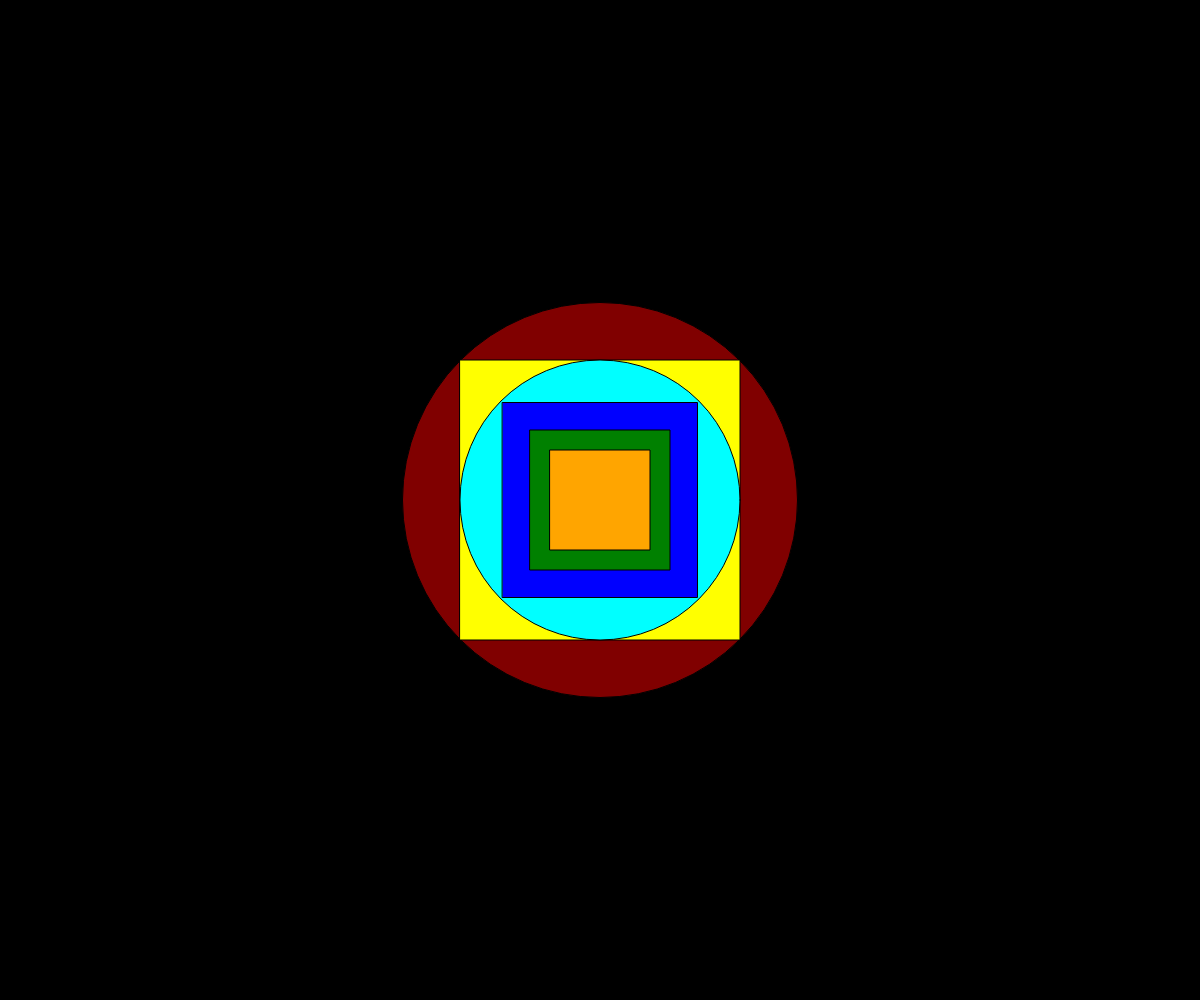
Frame 1 (no input)
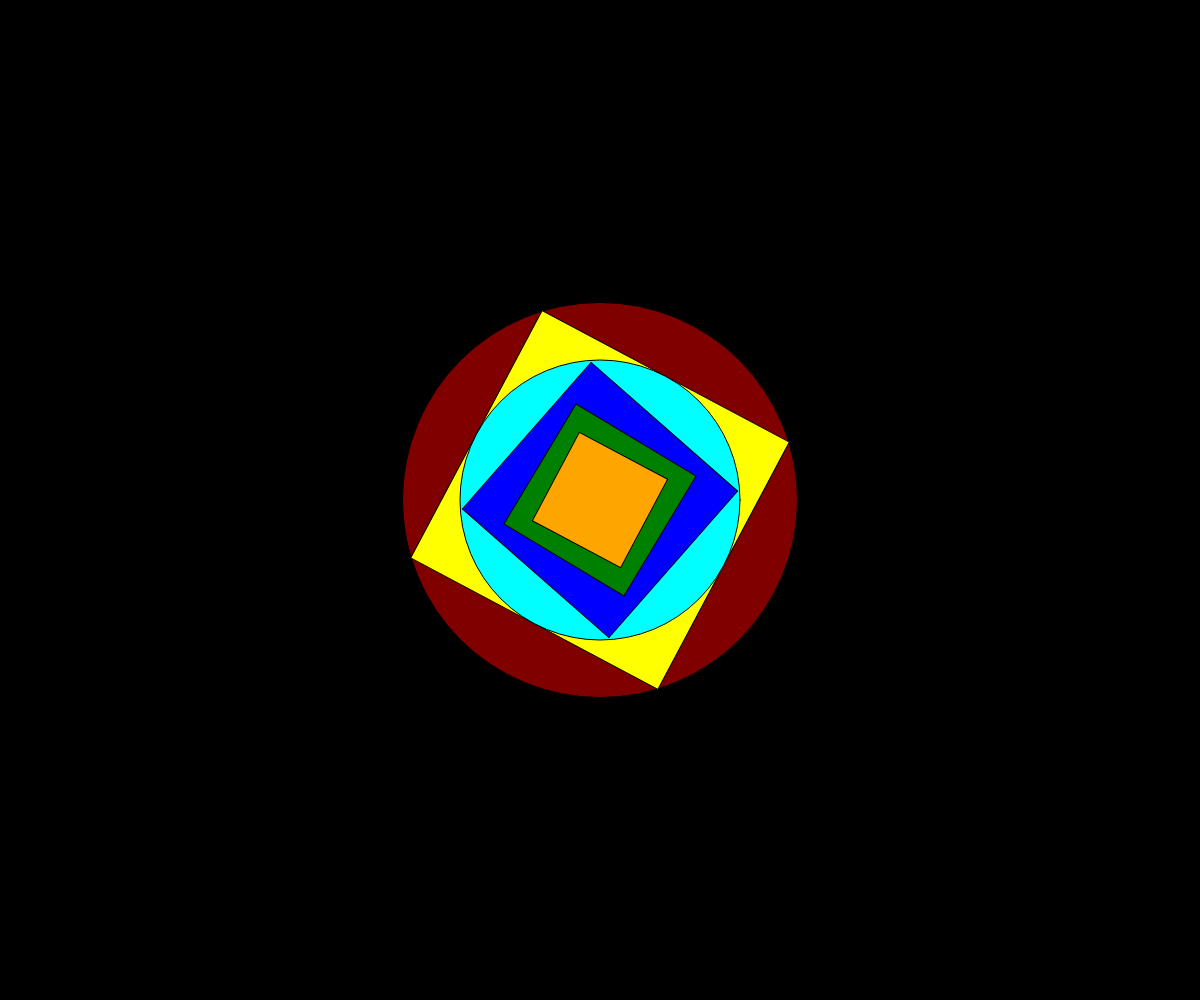
Frame 60 (no input)
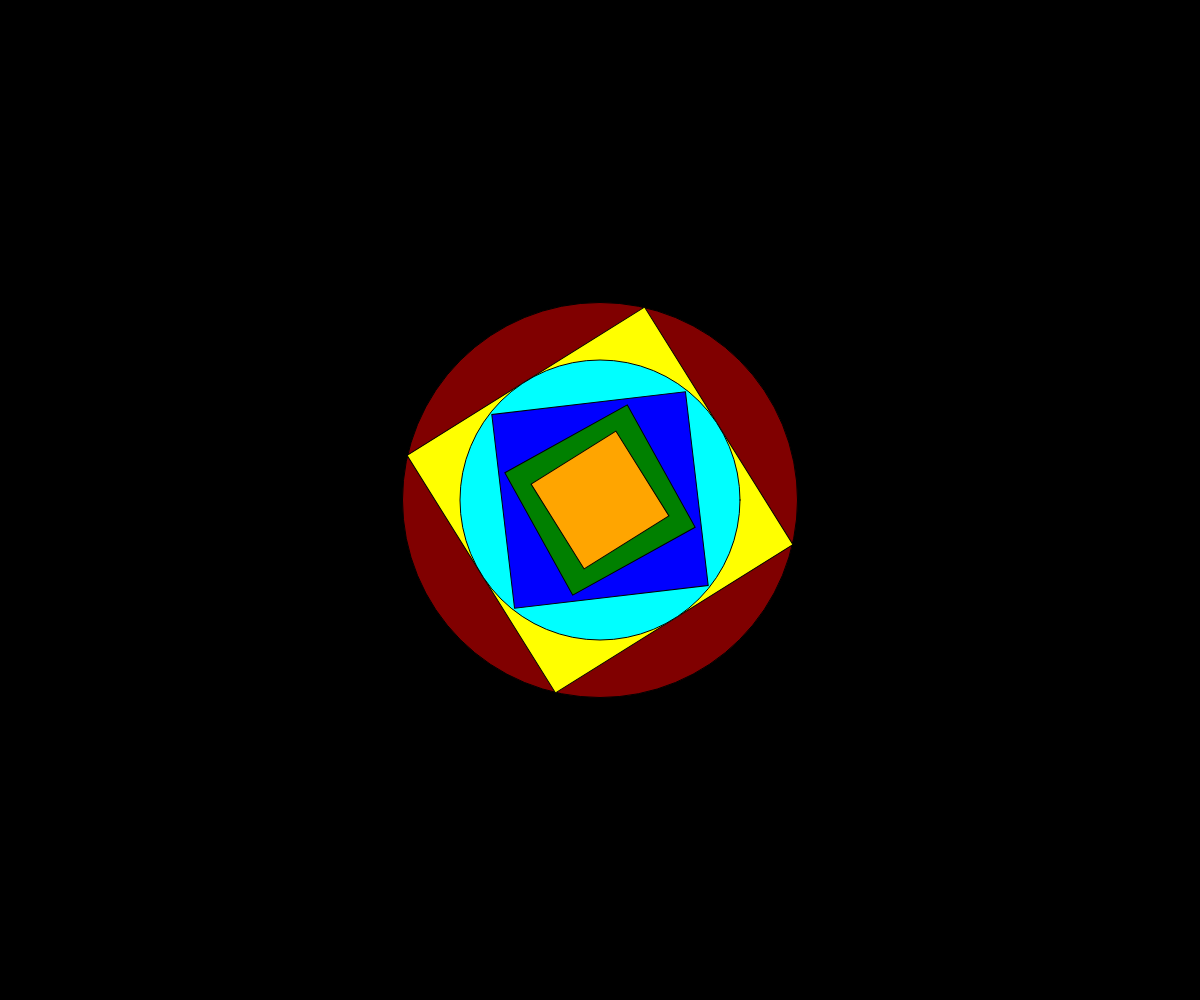
Frame 120 (the mouse pressed at the canvas centre since frame 60)

The p5.js sketch that drew these frames (run headless with seeded random() and noise() and a simulated clock; from frame 60 on, the mouse is pressed at the canvas centre):

// p5.js sketch
// ── sketch.js
let angle1=0;
let angle2=0;
let angle3=0;
let angle4=0;
let width = document.documentElement.clientWidth;
let height = document.documentElement.clientHeight;


function setup() {
  
  createCanvas(width, height);
  rectMode(CENTER);
  angleMode(DEGREES);

}

function draw() {

  background('black');

  fill('maroon');
  ellipse(width/2,height/2,395,395);

  push();
  translate(width/2,height/2); 
  rotate(angle4);
  fill('yellow');
  rect(0, 0, 280, 280);
  pop();  //The origin is back to (0, 0) and rotation is back to 0.
  angle4 += 2; 


  fill('cyan');
  ellipse(width/2,height/2,280,280);


  push();
  translate(width/2,height/2); 
  rotate(angle3);
  fill('blue');
  rect(0, 0, 195, 195);
  pop();  //The origin is back to (0, 0) and rotation is back to 0.
  angle3 += 0.7; 

  push();
  translate(width/2,height/2); 
  rotate(angle2);
  fill('green');
  rect(0, 0, 140, 140);
  pop();  //The origin is back to (0, 0) and rotation is back to 0.
  angle2 -= 1; 


  push();
  translate(width/2,height/2); 
  rotate(angle1);
  fill('orange');
  rect(0, 0, 100, 100);
  pop();  //The origin is back to (0, 0) and rotation is back to 0.
  angle1 += 2;

}
